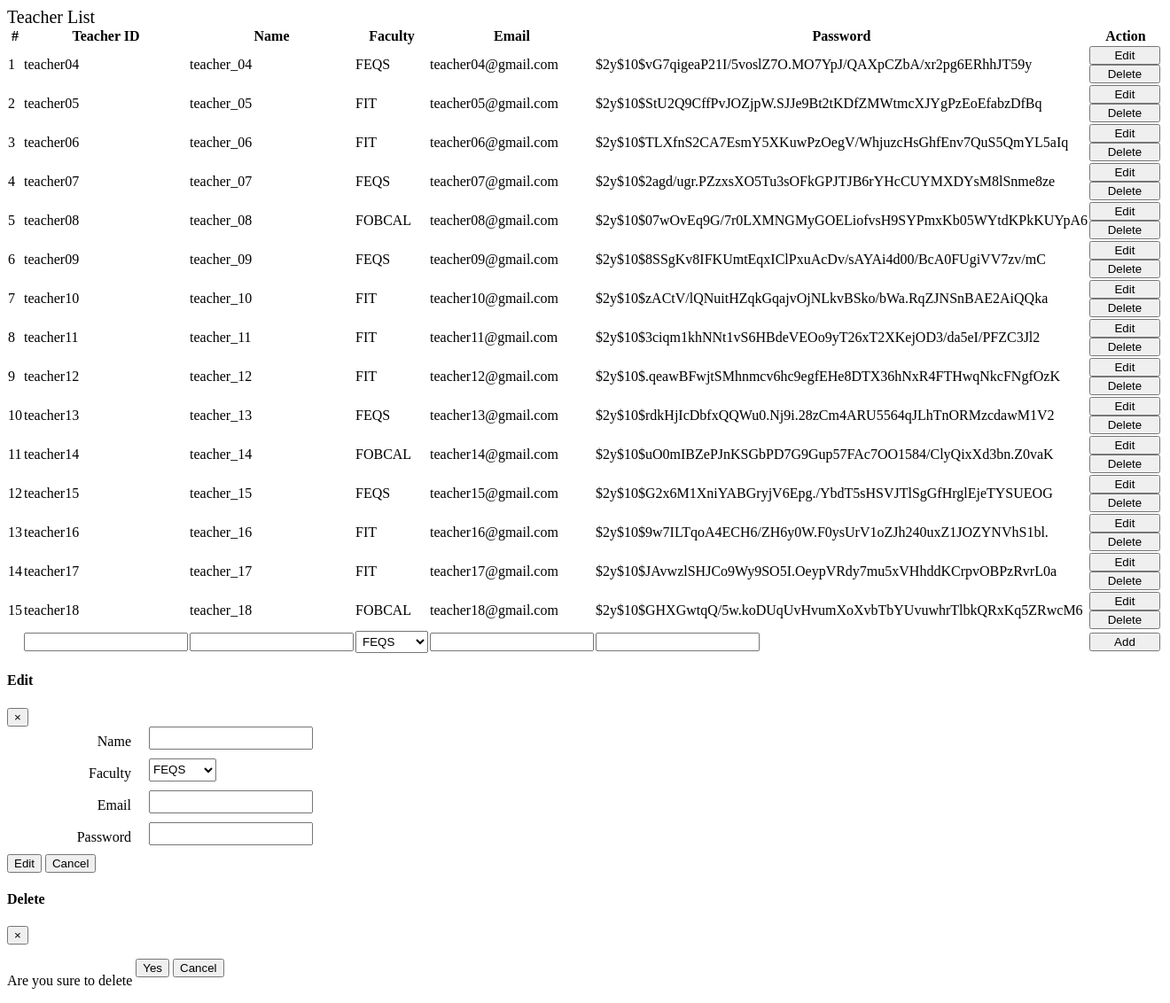
The app's page /teacherList.php, older data.
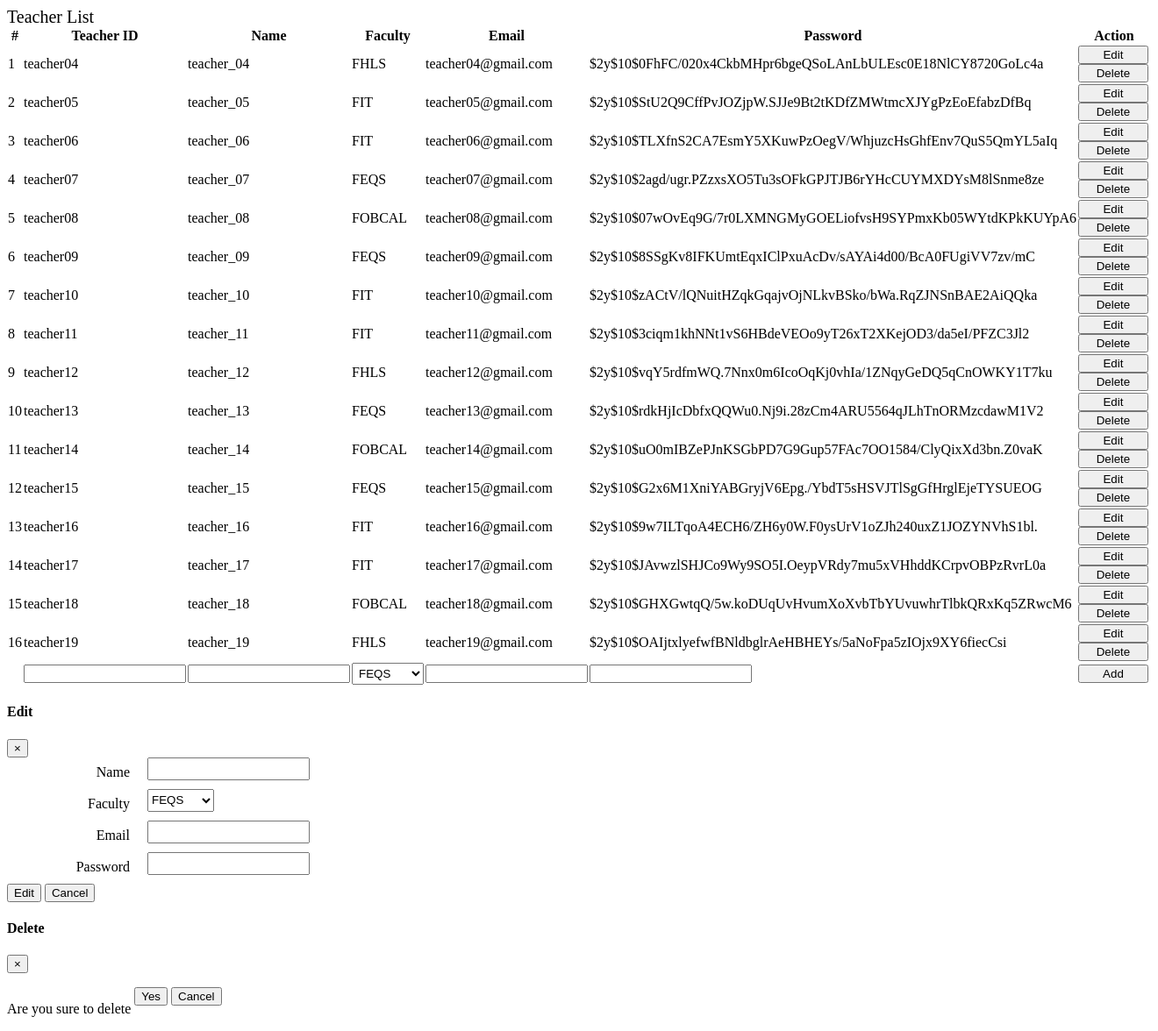
The same page, newer data.
### tables this page shows
CREATE TABLE `teacher` (
  `teacherID` varchar(10) NOT NULL,
  `teacherName` varchar(40) NOT NULL,
  `facultyID` varchar(10) NOT NULL,
  `email` varchar(50) NOT NULL,
  `password_hash` char(60) NOT NULL
);

### teacherList.php (the view, shortened to what the changed rows need)
<div class="card">
    <div class="card-body">
        <table class="table table-striped table-bordered" style="width: 100%;" id="teacher_table" cellspacing="0" width="100%">
            <thead>
                <tr>
                <th scope="col">#</th>
                <th scope="col">Teacher ID</th>
                <th scope="col">Name</th>
                <th scope="col">Faculty</th>
                <th scope="col">Email</th>
                <th scope="col">Password</th>
                <th scope="col">Action</th>
                </tr>
            </thead>
            <tbody>
            <?php
                include "dbConnection.php";
                $teacherQuery = mysqli_query($conn, "SELECT * FROM teacher");
                $teacherRow = mysqli_fetch_row($teacherQuery);
                $i = 1;
                do {
                    echo "<tr><td>$i</td>";
                    echo "<td name='$teacherRow[0]'>{$teacherRow[0]}</td>";
                    echo "<td name='$teacherRow[0]'>{$teacherRow[1]}</td>";
                    echo "<td name='$teacherRow[0]'>{$teacherRow[2]}</td>";
                    echo "<td name='$teacherRow[0]'>{$teacherRow[3]}</td>";
                    echo "<td name='$teacherRow[0]'>{$teacherRow[4]}</td>";
                    echo "<td><button style='width: 80px;' class='editBtn btn btn-primary' id='$teacherRow[0]' data-toggle='modal' data-target='#editModal'\">Edit</a></button>";
                    echo "<button style='width: 80px;' class='deleteBtn btn btn-danger' id='$teacherRow[0]' data-toggle='modal' data-target='#deleteModal'\">Delete</a></button></td>";
                    $teacherRow = mysqli_fetch_row($teacherQuery);
                    $i++;
                } while ($teacherRow);
                echo "</tbody>";
            ?>
        </table>
    </div>
</div>

Row changes from the older to the newer data that the page shows:
changed teacher "teacher04": facultyID "FEQS" → "FHLS"; password_hash "$2y$10$vG7qigeaP21I/5voslZ7O.MO7YpJ/QAXpCZbA/xr2pg6ERhhJT59y" → "$2y$10$0FhFC/020x4CkbMHpr6bgeQSoLAnLbULEsc0E18NlCY8720GoLc4a"
changed teacher "teacher12": facultyID "FIT" → "FHLS"; password_hash "$2y$10$.qeawBFwjtSMhnmcv6hc9egfEHe8DTX36hNxR4FTHwqNkcFNgfOzK" → "$2y$10$vqY5rdfmWQ.7Nnx0m6IcoOqKj0vhIa/1ZNqyGeDQ5qCnOWKY1T7ku"
added teacher: teacherID "teacher19", teacherName "teacher_19", facultyID "FHLS", email "teacher19@gmail.com", password_hash "$2y$10$OAIjtxlyefwfBNldbglrAeHBHEYs/5aNoFpa5zIOjx9XY6fiecCsi"
